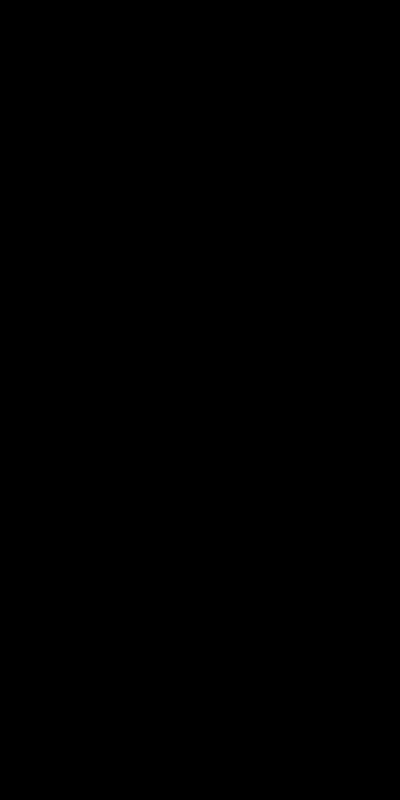
Frame 1 (no input)
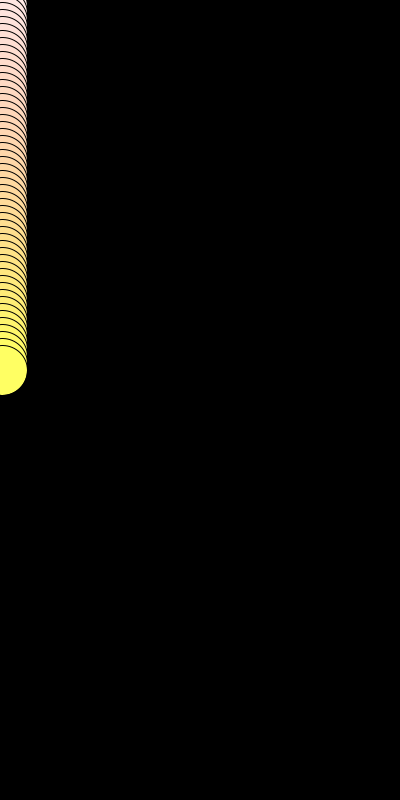
Frame 60 (the mouse pressed at the canvas centre just before this capture)
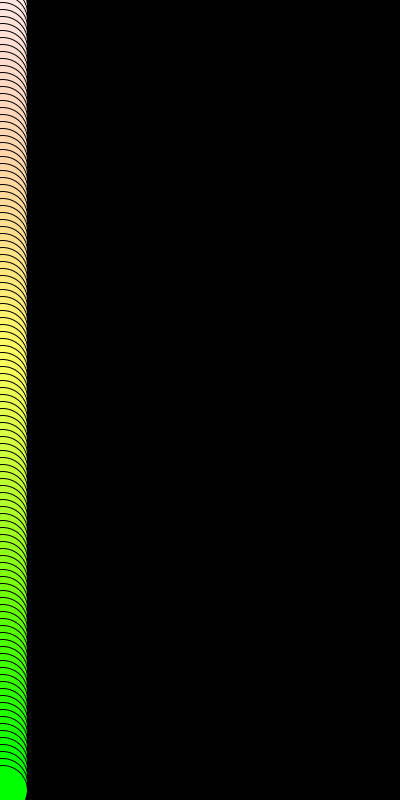
Frame 120 (the mouse held since frame 60 and released just before this capture)

The Processing sketch that drew these frames (run headless with seeded random() and noise(); from frame 60 on, the mouse is pressed at the canvas centre):

// Processing sketch: sketch_180311a
// ── sketch_180311a.pde
float x = 0;
int a = -50;
int b = -50;
int c = -50;
int d = -50;
int e = -50;
int f = -50;
int g = -50;
int h = -50;
int i = 0;
int j = 1;
void setup(){
 size (400,800); 
 background(0);
 colorMode(HSB, 360, 100, 100);
  
}
void draw(){
  a+=7;
  i+=1;
  j+=1;
  x=2;
  if (a > 800){
   b+=7; 
   
  }
    if (b > 800){
   c+=7; 
    
  }
    if (c > 800){
   d+=7; 
    
  }
    if (d > 800){
   e+=7; 
    
  }
    if (e > 800){
   f+=7; 
    
  }
    if (f > 800){
   g+=7; 
    
  }
    if (g > 800){
   h+=7; 
    
  }
    fill(i % 255,j % 255,100);
   ellipse(x,a,50, 50); 
   ellipse(x+50,b,50, 50); 
   ellipse(x+100,c,50, 50); 
   ellipse(x+150,d,50, 50); 
   ellipse(x+200,e,50, 50); 
   ellipse(x+250,f,50, 50); 
   ellipse(x+300,g,50, 50); 
   ellipse(x+350,h,50, 50); 
}
